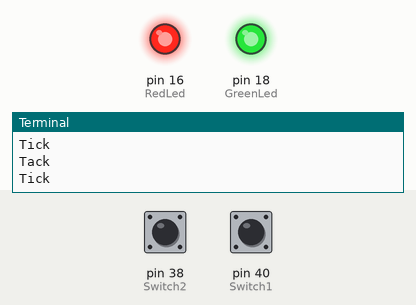
A program run on a simulated Raspberry Pi (header pin numbers). Parts: output pins drawn as LEDs (lit = HIGH), the last lines printed to the terminal. Dashed ring = blinking. The test bench sets the inputs (shaded band); at power-on: pin 40 (Switch1) HIGH, pin 38 (Switch2) HIGH.

Above: at 1.2 s.
1.3 s: pin 40 (Switch1) pulled LOW for 0.65 s
At 1.8 s:
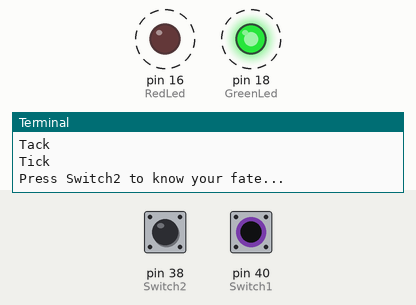
4.4 s: pin 38 (Switch2) pulled LOW for 0.65 s
At 4.4 s:
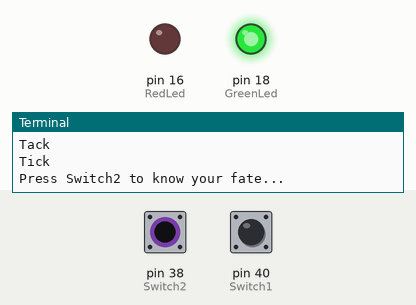
6.5 s: pin 40 (Switch1) pulled LOW for 1 s
At 7.9 s:
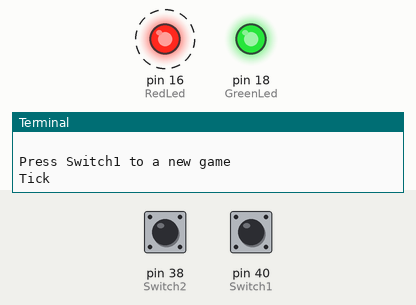
10.6 s: pin 40 (Switch1) pulled LOW for 3.2 s
Timing chart, 0 to 16.3 s (numbered marks = the images above; inputs shaded):
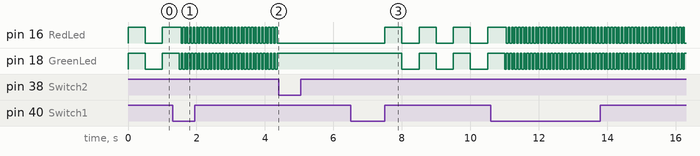

Measured:
- after the input at 1.3 s, pin 16 (RedLed), pin 18 (GreenLed): alternates HIGH for 0.05 s and LOW for 0.05 s, starting after 0.25 s
- after the input at 4.4 s, pin 16 (RedLed): stops changing and stays LOW; pin 18 (GreenLed): stops changing and stays HIGH
- after the input at 6.5 s, pin 16 (RedLed): alternates HIGH for 0.50 s and LOW for 0.50 s, starting after 1.0 s; pin 18 (GreenLed): alternates HIGH for 0.50 s and LOW for 0.50 s, starting after 1.5 s
- after the input at 10.6 s, pin 16 (RedLed), pin 18 (GreenLed): alternates HIGH for 0.05 s and LOW for 0.05 s, starting after 0.45 s

The program:

LiveOrDie.py
```python
# Victor Navarro (victormna.developer@gmail.com)
#
# very simple "game" to test basic hardware connection
# i.e. a couple of LEDs an switchs
#
# Green LED means Live
# Red LED means Die
#
# Switch 1 reset/start de game
# Switch 2 stop counter
#
# using RPi.GPIO needs to run as root (use sudo)

# libraries used
import RPi.GPIO as GPIO
from time import sleep

print("Starting...")

# select here your real ports used
# from the board pinout perspective
RedLed = 16
GreenLed = 18
Switch1 = 40
Switch2 = 38


#configure the system
GPIO.setmode(GPIO.BOARD)
GPIO.setup(RedLed, GPIO.OUT)
GPIO.setup(GreenLed, GPIO.OUT)
GPIO.setup(Switch1, GPIO.IN)
GPIO.setup(Switch2, GPIO.IN)


# setup variables
BlinkFrequency = 10


# main loop handling the keyboard interrupt
try:

	print("Ready to play")
	print("Ctrl+C to quit")
	HalfPeriod = (1.0 / BlinkFrequency) / 2.0

	while True:
		# wait until Switch1 is pressed
		while True:
			GPIO.output(RedLed, True)
			GPIO.output(GreenLed, True)
			print("Tick")
			sleep(0.5)
			if GPIO.input(Switch1) == 0:
				break
			GPIO.output(RedLed, False)
			GPIO.output(GreenLed, False)
			print("Tack")
			sleep(0.5)
			if GPIO.input(Switch1) == 0:
				break;

		# start the game and wait until Switch2 is pressed for the result
		print("Press Switch2 to know your fate...")
		while True:
			GPIO.output(RedLed, True)
			GPIO.output(GreenLed, False)
			Alive = False
			sleep(HalfPeriod)
			if GPIO.input(Switch2) == 0:
				break
			GPIO.output(RedLed, False)
			GPIO.output(GreenLed, True)
			sleep(HalfPeriod)
			Alive = True
			if GPIO.input(Switch2) == 0:
				break

		# print the result
		print("")
		if Alive == True:
			print("You live")
		else:
			print("You die")

		# keep result until a new game
		print("")
		print("Press Switch1 to a new game")
		while GPIO.input(Switch1) == 1:
			sleep(0.1)
		while GPIO.input(Switch1) == 0:
			sleep(0.1)

# Ctrl+C stops the program
except KeyboardInterrupt:
	print("")
	print("Exiting game...")

finally:
	# finished
	GPIO.cleanup()
	print("end")
	print("")
```
